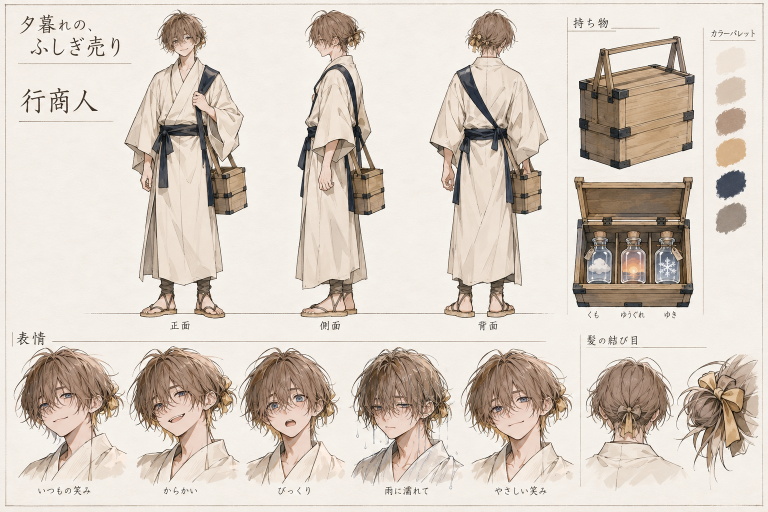
#> input picture trailer/src/merchant_sheet.png, 1536 x 1024 px (shown at 1/2 size)
$ python prep.py
#> lines starting #> are read from the running program, lines starting #| are printed output that depends on the picture; after the words box and inside, x2 and y2 are one past the last pixel; in counts of white or black regions, pixels touching at a corner belong together
"""Cut the character-sheet drawings out of their paper background.

Each crop is flood-filled from its border over paper-coloured pixels, so only
the paper connected to the edge is removed; the cream kimono survives because
it is enclosed by line art. Output: assets/<name>.png with alpha.

    python3 prep.py
"""
from pathlib import Path

import numpy as np
from PIL import Image, ImageDraw, ImageFilter

SRC = Path(__file__).parent / "src"
OUT = Path(__file__).parent / "assets"
OUT.mkdir(exist_ok=True)

# name: (source, box (l, t, r, b), paper tolerance, extra seeds)
CROPS = {
    # merchant sheet — expressions row (labels excluded)
    "m_smile": ("merchant_sheet.png", (28, 688, 245, 900), 26),
    "m_tease": ("merchant_sheet.png", (255, 688, 475, 900), 26),
    "m_surprise": ("merchant_sheet.png", (478, 688, 700, 900), 26),
    "m_wet": ("merchant_sheet.png", (705, 688, 930, 900), 26),
    "m_gentle": ("merchant_sheet.png", (930, 688, 1150, 900), 26),
    "m_front": ("merchant_sheet.png", (246, 25, 500, 632), 22),
    "box_open": ("merchant_sheet.png", (1138, 348, 1398, 614), 20),
    "box_closed": ("merchant_sheet.png", (1150, 62, 1398, 342), 20),
    # rough sketch sheet — big faces and back view
    "m_face_big": ("merchant_sketch.jpg", (60, 0, 560, 470), 22),
    "m_wink_big": ("merchant_sketch.jpg", (0, 470, 560, 1232), 22),
    # back view from the clean sheet: the sketch version overlaps other drawings
    "m_back": ("merchant_sheet.png", (845, 25, 1105, 628), 22),
    # fox sheet
    "f_front": ("fox_sheet.png", (100, 170, 450, 548), 22),
    "f_sad": ("fox_sheet.png", (18, 690, 280, 905), 22),
    "f_pout": ("fox_sheet.png", (276, 640, 472, 905), 22),
    "f_surprise": ("fox_sheet.png", (468, 660, 668, 905), 22),
    "f_happy": ("fox_sheet.png", (668, 660, 878, 905), 22),
    "f_bottle": ("fox_sheet.png", (925, 655, 1205, 915), 22),
    "bottle_cloud": ("merchant_sheet.png", (1162, 450, 1236, 580), 0),
    "f_curled": ("fox_sheet.png", (1230, 660, 1525, 910), 22),
}


# crop-local rectangles to clear (neighbouring drawings that poke in)
ERASE = {"f_sad": [(240, 0, 262, 110)], "m_gentle": [(0, 0, 12, 212)], "m_wet": [(0, 0, 8, 212)]}


def cutout(img, tol, enclosed=0):
    rgb = np.asarray(img.convert("RGB")).astype(np.int16)
    h, w, _ = rgb.shape
    border = np.concatenate([rgb[0], rgb[-1], rgb[:, 0], rgb[:, -1]])
    paper = np.median(border, axis=0)
    close = (np.abs(rgb - paper).max(-1) <= tol)
    # flood from every paper-coloured border pixel
    m = Image.fromarray((close * 255).astype(np.uint8)).copy()
    for x in range(0, w, 3):
        for y in (0, h - 1):
            if m.getpixel((x, y)) == 255:
                ImageDraw.floodfill(m, (x, y), 128, thresh=0)
    for y in range(0, h, 3):
        for x in (0, w - 1):
            if m.getpixel((x, y)) == 255:
                ImageDraw.floodfill(m, (x, y), 128, thresh=0)
    bg = np.asarray(m) == 128
    if enclosed:
        # paper trapped between hair strands: drop paper-coloured islands too
        tight = (np.abs(rgb - paper).max(-1) <= enclosed) & ~bg
        lab = Image.fromarray((tight * 255).astype(np.uint8)).copy()
        arr = np.asarray(lab).copy()
        ys, xs = np.nonzero(arr == 255)
        for y, x in zip(ys, xs):
            if lab.getpixel((int(x), int(y))) != 255:
                continue
            ImageDraw.floodfill(lab, (int(x), int(y)), 100, thresh=0)
            comp = np.asarray(lab) == 100
            if comp.sum() >= 60:
                bg |= comp
            lab.paste(0, mask=Image.fromarray((comp * 255).astype(np.uint8)))
    if enclosed:
        # white fringe hugging the hair: grow the background through near-white
        white = (rgb.min(-1) > 236) & ((rgb.max(-1) - rgb.min(-1)) < 20)
        for _ in range(8):
            grown = np.asarray(Image.fromarray((bg * 255).astype(np.uint8)).filter(ImageFilter.MaxFilter(5))) > 0
            bg = bg | (grown & white)
    alpha = Image.fromarray(((~bg) * 255).astype(np.uint8))
    # close pinholes, then soften the edge a touch
    alpha = alpha.filter(ImageFilter.MaxFilter(3)).filter(ImageFilter.MinFilter(3))
    alpha = alpha.filter(ImageFilter.GaussianBlur(0.8))
    out = img.convert("RGBA")
    out.putalpha(alpha)
    return out


if __name__ == "__main__":
    cache = {}
    for name, (src, box, tol) in CROPS.items():
        if src not in cache:
            cache[src] = Image.open(SRC / src).convert("RGB")
        crop = cache[src].crop(box)
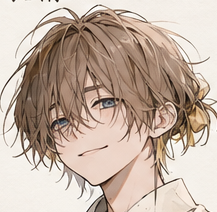
#> crop: PIL image 217x212 RGB; mean R, G, B 195.6, 177.4, 164
        enclosed = 10 if name.startswith("m_") else 0
        piece = crop.convert("RGBA") if tol == 0 else cutout(crop, tol, enclosed)
#> in cutout, `border = np.concatenate([rgb[0], rgb[-1], rgb[:, 0], rgb[:, -1]])`: border = 858 rows, first 8: [244, 240, 232], [244, 239, 232], [245, 240, 233], [245, 241, 234], [245, 241, 234], [244, 240, 234], [244, 241, 235], [245, 243, 237]
#> in cutout, `paper = np.median(border, axis=0)`: paper = [244, 239, 233]
#> in cutout, `close = (np.abs(rgb - paper).max(-1) <= tol)`:
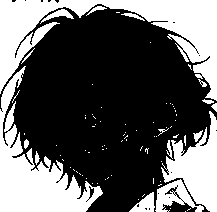
#> close: shape (212, 217) bool; 37.3% white; 84 white regions (67 under 20 px), largest, box (x1, y1, x2, y2) and area: (0, 0, 217, 101) 7406, (0, 66, 103, 212) 5261, (161, 111, 217, 212) 2722
#> after the loop in cutout, `for x in range(0, w, 3):`:
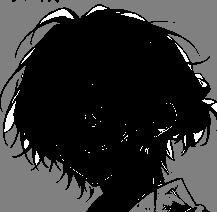
#> m: PIL image 217x212 L; min 0, max 255, mean 50.7
#> in cutout, `bg = np.asarray(m) == 128`: bg: shape (212, 217) bool; 35.1% white; 6 white regions, box (x1, y1, x2, y2) and area: (0, 0, 217, 101) 7321, (0, 66, 103, 212) 5104, (161, 111, 217, 212) 2711, (155, 179, 204, 212) 714, (129, 192, 155, 212) 280, (211, 103, 217, 112) 32
#> in cutout, `tight = (np.abs(rgb - paper).max(-1) <= enclosed) & ~bg`: tight: shape (212, 217) bool; 1.2% white; 55 white regions (48 under 20 px), largest, box (x1, y1, x2, y2) and area: (4, 108, 14, 132) 120, (42, 9, 72, 21) 115, (194, 130, 203, 142) 46
#> in cutout, `ys, xs = np.nonzero(arr == 255)`: ys = 540 values from 6 to 166; xs = 540 values, max 213 at index 264, min 4 at index 400, mean 88.79
#> the loop in cutout, `for y, x in zip(ys, xs):` made 540 passes
#> (y, x) on passes 1 to 3: (6, 97), (6, 98), (6, 99)
#> pass 1, in cutout, `comp = np.asarray(lab) == 100`:
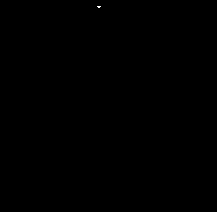
#> comp: shape (212, 217) bool; 0.01% white in thin lines or dots, all inside (x1, y1, x2, y2) = (97, 6, 101, 8)
#> after the loop in cutout, `for y, x in zip(ys, xs):`:
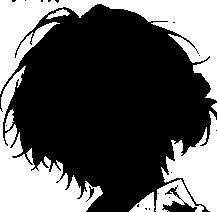
#> bg: shape (212, 217) bool; 35.6% white; 8 white regions, largest, box (x1, y1, x2, y2) and area: (0, 0, 217, 101) 7321, (0, 66, 103, 212) 5104, (161, 111, 217, 212) 2711
#> after the loop in cutout, `for y, x in zip(ys, xs):`: lab: PIL image 217x212 L; every value is 0
#> in cutout, `white = (rgb.min(-1) > 236) & ((rgb.max(-1) - rgb.min(-1)) < 20)`: white: shape (212, 217) bool; 4.1% white in thin lines or dots
#> after the loop in cutout, `for _ in range(8):`: bg: shape (212, 217) bool; 36.2% white; 24 white regions (11 under 20 px), largest, box (x1, y1, x2, y2) and area: (0, 0, 217, 101) 7321, (0, 66, 103, 212) 5104, (161, 111, 217, 212) 2712
#> in cutout, `alpha = alpha.filter(ImageFilter.MaxFilter(3)).filter(ImageFilter.MinF..`: alpha: PIL image 217x212 L; 64.8% white; 15 black regions (2 under 20 px), largest, box (x1, y1, x2, y2) and area: (0, 0, 217, 100) 7279, (0, 69, 102, 212) 4878, (163, 113, 217, 212) 2655
#> in cutout, `alpha = alpha.filter(ImageFilter.GaussianBlur(0.8))`:
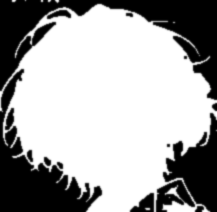
#> alpha: PIL image 217x212 L; min 0, max 255, mean 165.1
#> in cutout, `out.putalpha(alpha)`:
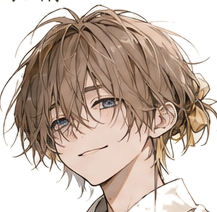
#> out: PIL image 217x212 RGBA; mean R, G, B, A 195.6, 177.4, 164, 165.1; transparent parts drawn white
        for (l, t, r, b) in ERASE.get(name, []):
            a = np.asarray(piece).copy()
            a[t:b, l:r, 3] = 0
            piece = Image.fromarray(a)
        piece.save(OUT / f"{name}.png")
        print(name, piece.size)
#| m_smile (217, 212)
